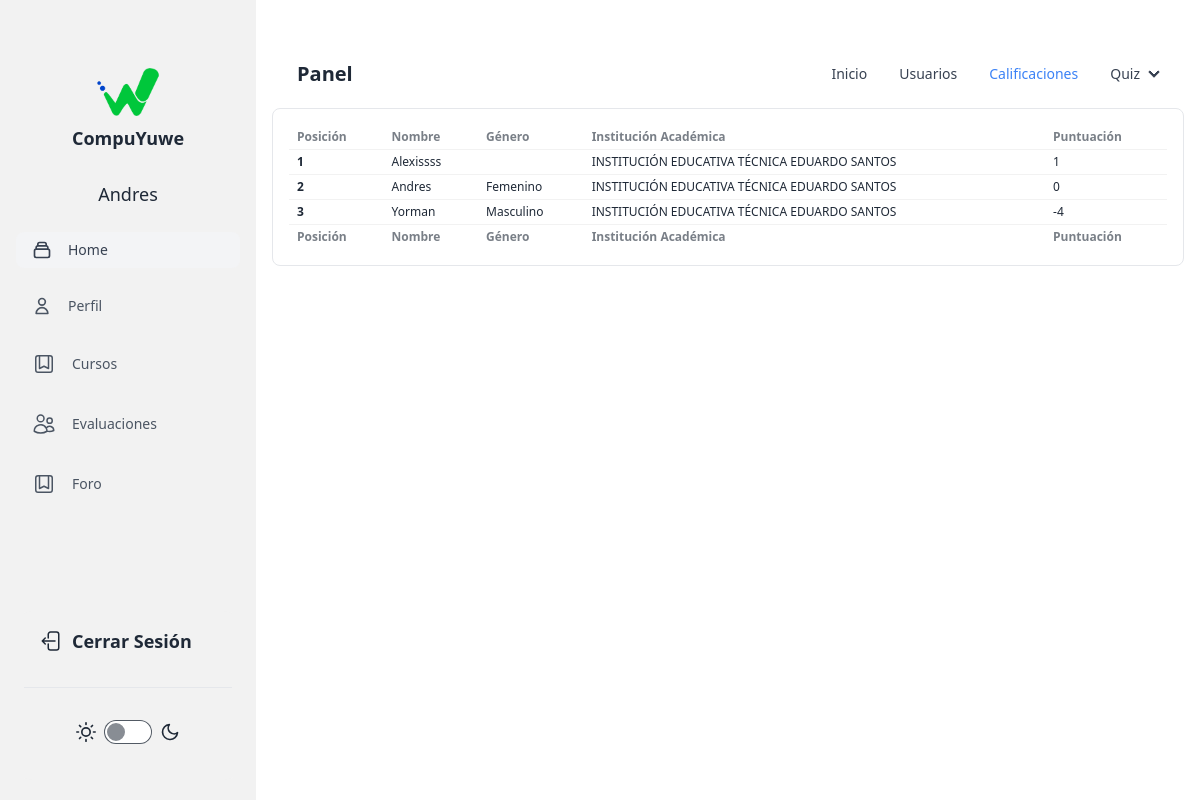
The page /evaluaciones?q=2 (signed in) on the database its author committed.
### tables this page shows
CREATE TABLE `estudiantes` (
  `documento_identidad` bigint(11) NOT NULL,
  `nombre` varchar(25) NOT NULL,
  `apellido` varchar(25) NOT NULL,
  `genero` varchar(25) NOT NULL,
  `email` varchar(50) NOT NULL,
  `telefono` varchar(11) NOT NULL,
  `fecha_nacimiento` varchar(25) NOT NULL,
  `contrasena` mediumtext NOT NULL
);

CREATE TABLE `rank` (
  `email` varchar(50) NOT NULL,
  `score` int(11) NOT NULL,
  `time` timestamp NOT NULL DEFAULT current_timestamp() ON UPDATE current_timestamp(),
  `rating` int(1) NOT NULL DEFAULT 0
);

### App/Docentes/evaluaciones.php (the view, shortened to what this page needs)
<?php
include_once __DIR__ . '/../Docentes/header.php';
?>
<div class="container mx-auto p-4 mt-20 sm:mt-6">
    <div class="navbar bg-base-100">
        <div class="flex-1">
            <a class="btn btn-ghost text-xl">Panel</a>
        </div>
        <div class="flex-none">
            <ul class="menu menu-horizontal px-1 z-30">
                <li class="<?php echo @$_GET['q'] == 0 ? 'text-blue-500' : 'text-gray-700'; ?>">
                    <a href="evaluaciones?q=0">Inicio</a>
                </li>
                <li class="<?php echo @$_GET['q'] == 1 ? 'text-blue-500' : 'text-gray-700'; ?>">
                    <a href="evaluaciones?q=1">Usuarios</a>
                </li>
                <li class="<?php echo @$_GET['q'] == 2 ? 'text-blue-500' : 'text-gray-700'; ?>">
                    <a href="evaluaciones?q=2">Calificaciones</a>
                </li>
                <li class="relative <?php echo @$_GET['q'] == 4 || @$_GET['q'] == 5 ? 'text-blue-500' : 'text-gray-700'; ?>">
                    <details>
                        <summary>Quiz</summary>
                    </details>
                </li>
            </ul>
        </div>
    </div>
    <?php if (@$_GET['q'] == 2) { ?>
        <div class="rounded-lg p-4 border">
            <?php
            $q = mysqli_query($conexion, "SELECT * FROM rank ORDER BY score DESC") or die('Error223');
            echo '<div class="overflow-x-auto"><table class="table table-xs">
            <thead>
              <tr>
                <th>Posición</th>
                <th>Nombre</th>
                <th>Género</th>
                <th>Institución Académica</th>
                <th>Puntuación</th>
              </tr>
            </thead>
            <tbody>';
            $c = 1;
            while ($row = mysqli_fetch_array($q)) {
                $email = $row['email'];
                $score = $row['score'];
                $q12 = mysqli_query($conexion, "SELECT * FROM estudiantes WHERE email='$email'") or die('Error231');
                while ($row2 = mysqli_fetch_array($q12)) {
                    $name = $row2['nombre'];
                    $gender = $row2['genero'];
                    $college = "INSTITUCIÓN EDUCATIVA TÉCNICA EDUARDO SANTOS";
                    echo '<tr>
                        <th>' . $c++ . '</th>
                        <td>' . $name . '</td>
                        <td>' . $gender . '</td>
                        <td>' . $college . '</td>
                        <td>' . $score . '</td>
                    </tr>';
                }
            }
            echo '</tbody><tfoot>
              <tr>
                <th>Posición</th>
                <th>Nombre</th>
                <th>Género</th>
                <th>Institución Académica</th>
                <th>Puntuación</th>
              </tr>
            </tfoot></table></div>';
            ?>
        </div>
    <?php } ?>
</div>
<?php
include_once __DIR__ . '/../Docentes/footer.php';
?>

### rows shown on the page
rank: score "1"
estudiantes: nombre "Alexissss", college "INSTITUCIÓN EDUCATIVA TÉCNICA EDUARDO SANTOS"
rank: score "0"
estudiantes: nombre "Andres", genero "Femenino", college "INSTITUCIÓN EDUCATIVA TÉCNICA EDUARDO SANTOS"
rank: score "-4"
estudiantes: nombre "Yorman", genero "Masculino", college "INSTITUCIÓN EDUCATIVA TÉCNICA EDUARDO SANTOS"

### other values the page prints
$_SESSION['nombre_usuario'] "Andres"
